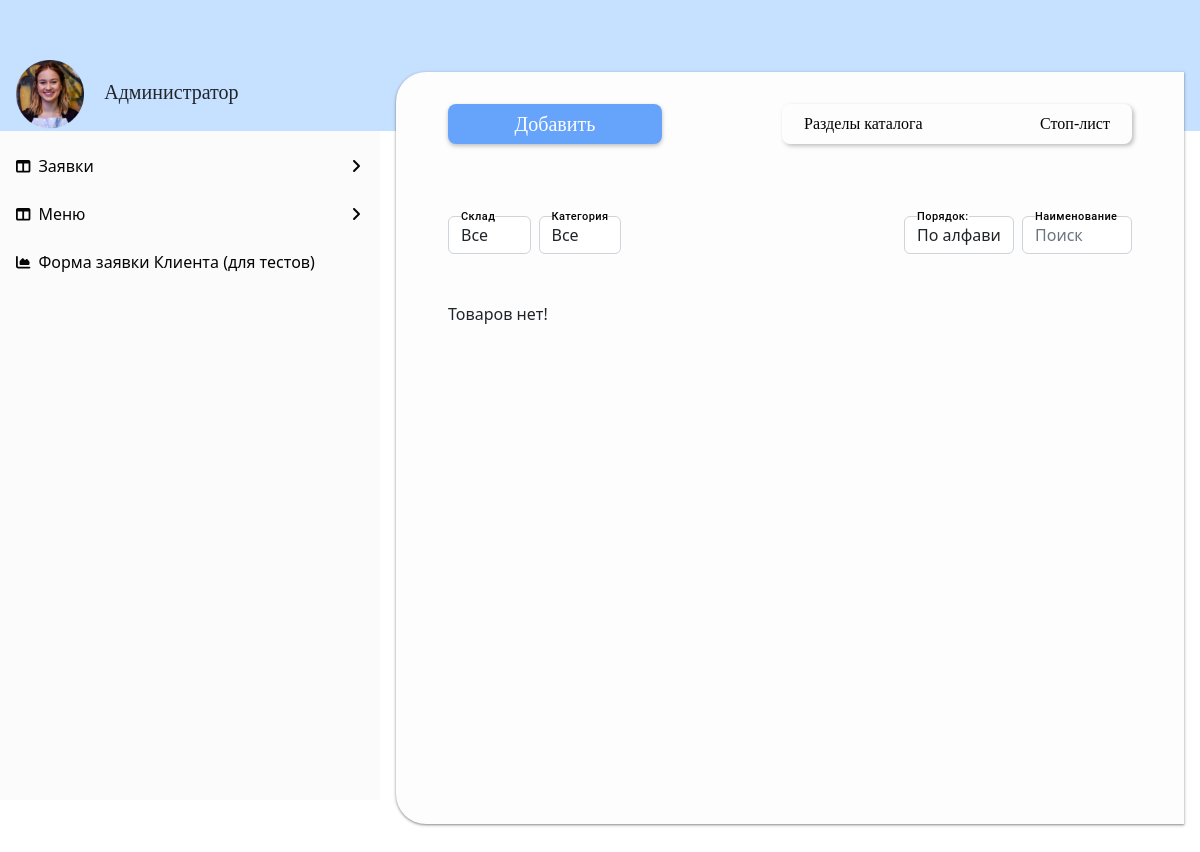
/dishes/, run on an earlier commit of the app's database.
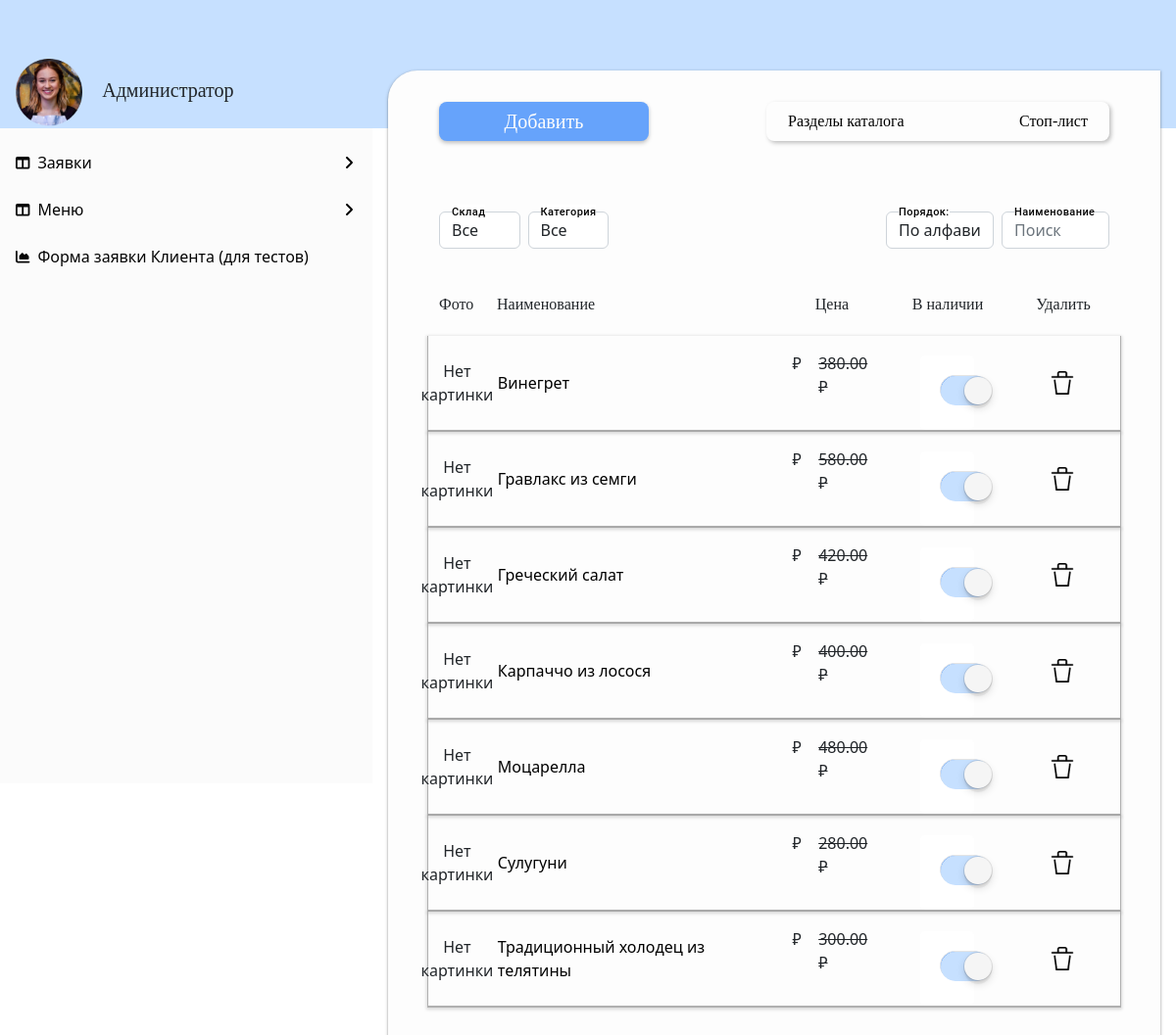
And on a later commit of the database.
### menu/models.py (models this page shows, shortened)
class Dish(models.Model):
    name = models.CharField(max_length=255, unique=True)
    description = models.CharField(max_length=255, blank=True)
    picture = models.ImageField(upload_to=get_image_path, blank=True)
    price = models.FloatField(validators=[MinValueValidator(0.0)])
    price_discount = models.FloatField(validators=[MinValueValidator(0.0)], editable=False)
    discount = models.FloatField(default=0.0, validators=[MinValueValidator(0.0)])
    discount_rub = models.FloatField(default=0.0, validators=[MinValueValidator(0.0)])
    increment = models.FloatField(default=0.0, validators=[MinValueValidator(0.0)])
    increment_rub = models.FloatField(default=0.0, validators=[MinValueValidator(0.0)])
    sticker = models.CharField(max_length=3, choices=STICKERS, default='NEW')
    is_in_POS = models.BooleanField(default=True)
    is_in_delivery = models.BooleanField(default=False)
    is_in_stop_list = models.BooleanField(default=False)
    is_checked = models.BooleanField(default=False)
    quantity = models.IntegerField(validators=[MinValueValidator(0)], default=0)
    menu_section = models.ManyToManyField(MenuSection, related_name='dish')
    store = models.ForeignKey(Store, on_delete=models.CASCADE)
    def __str__(self):
        return self.name

### menu/views.py (the view, shortened to what this page needs)
# urls.py: path('', DishListView.as_view(), name='dishes_list'),
class DishListView(ListView):
    model = Dish
    template_name = 'menu/dishes.html'
    context_object_name = 'dishes'
    paginate_by = 20
    ordering = 'name'
    def get_queryset(self):
        queryset = super().get_queryset()
        self.sortform = DishSortForm(self.request.GET)
        if self.sortform.is_valid():
            if self.sortform.cleaned_data['ordering']:
                queryset = queryset.order_by(self.sortform.cleaned_data['ordering'])
        self.filterset = DishFilter(self.request.GET, queryset)
        self.in_stock = DishFilter(self.request.GET, queryset.filter(is_in_stop_list='False'))
        self.stop_list = DishFilter(self.request.GET, queryset.filter(is_in_stop_list='True'))
        return self.filterset.qs
    def get_context_data(self, **kwargs):
        context = super().get_context_data(**kwargs)
        context['filterset'] = self.filterset
        context['sortform'] = self.sortform
        context['in_stock'] = self.in_stock.qs
        context['stop_list'] = self.stop_list.qs
        return context

### menu/forms.py
class DishSortForm(forms.Form):
    SORT = [
        ('name', 'По алфавиту'),
        ('price_discount', 'По стоимости'),
    ]
    ordering = forms.ChoiceField(label='Порядок', choices=SORT, required=False)

### menu/models.py (called while the page is built)
    def __str__(self):
        return self.name

### templates/menu/dishes.html (shortened to what this page needs)
{% extends 'default.html' %}
{% load custom_tags %}
{% load crispy_forms_tags %}
{% block content %}
    <div class="container-fluid pb-5">
    <div class="row pb-5 justify-content-between">
    <div class="col">
  	<button class="create-app"  onclick="window.location.href='{% url 'dish_create' %}';">Добавить</button>
    </div>
        <div class="col d-flex justify-content-end">
            <div class="dishes-top-menu d-flex justify-content-between px-3 py-2">
                <button onclick="window.location.href='/menu/';">Разделы каталога</button>
                 <button class="btn_stop" onclick="window.location.href='{% url 'dishes_stoplist' %}';">Стоп-лист</button>
            </div>
        </div>
    </div>
    	<form class="filters-form" enctype='multipart/form-data' action="" method="get">
    <div class="row pb-5">
        <div class="col" style="display: flex;">
             <div class="col-3 me-2">
                   {{ filterset.form.store|as_crispy_field }}
             </div>
             <div class="col-3">
                 {{ filterset.form.menu_section|as_crispy_field }}
             </div>
        </div>
            <div class="col" style="display: flex;justify-content: flex-end;">
         <div class="col-4 me-2">
           {{ sortform }}
         </div>
                <div class="col-4">
		{{ filterset.form.name|as_crispy_field }}
                </div>
        </div>
</div>
	</form>
	{% if dishes %}
        <div class="row common-font mb-4" style="font-size: 16px !important;">
        <div class="col-1">Фото</div>
         <div class="col-5" style="text-align: left">Наименование</div>
         <div class="col">Цена</div>
         <div class="col">В наличии</div>
         <div class="col">Удалить</div>
        </div>
	{% for dish in dishes %}
        <div class="row catalog-row style="font-size: 16px !important;"">
                <div class="col-1 center-content" style="text-align: center">
       	{% if dish.picture %}
						<img src="{{ dish.picture.url }}" width="54px">
					{% else %}
					Нет картинки
					{% endif %}
                </div>
            <div class="col-5 center-content" style="justify-content: flex-start"><a href="{% url 'dish_detail' pk=dish.pk %}">{{ dish.name }}</a></div>
                 <div class="col center-content change-price" onclick="removeStyle(this);">
                 	<form action="" method="post" class="change-price-form position-relative">
					{% if dish.price != dish.price_discount %}
                        <div class="row flex-nowrap">
                            <div class="col px-0">{{ dish.price_discount|floatformat:2 }} &#8381;</div>
                            <div class="col px-1"><p style="text-decoration: line-through">	{{ dish.price|floatformat:2 }} &#8381;</p></div>
                          </div>
					{% endif %}
					</form>
                 </div>
                 <div class="col center-content">{% if not dish.is_in_stop_list %}
					<a class="toggle-link" href="{% url 'dish_addsl' pk=dish.pk %}">
                     <div class="toggleWrapper">
  <label for="toggle1"></label>
</div>
                    </a>
					{% else %}
					<a class="toggle-link" href="{% url 'dish_delsl' pk=dish.pk %}">
                     <div class="toggleWrapper">
  <input type="checkbox" name="toggle2" class="mobileToggle" id="toggle2">
  <label for="toggle2"></label>
</div></a>
					{% endif %}</div>
                 <div class="col center-content"><a href="{% url 'dish_delete' pk=dish.pk %}"><img src="/static/img/delete.png" width="48px"></a></div>
        </div>
	{% endfor %}
	{% else %}
		<p>Товаров нет!</p>
	{% endif %}
{% endblock content %}

### templates/default.html (shortened to what this page needs)
<!DOCTYPE html>
<html lang="en">
    <head>
        {% load static %}
        <link href="https://cdn.jsdelivr.net/npm/simple-datatables@7.1.2/dist/style.min.css" rel="stylesheet" />
        <link href="{% static 'css/styles.css' %}" rel="stylesheet" />
    </head>
     <body class="sb-nav-fixed">
        <nav class="sb-topnav navbar navbar-expand navbar-dark bg-blue-resto">
        </nav>
                     <div class="user-box"><a class="nav-link" href="/"><div class="sb-nav-link-icon"><img class="avatar-img" width="68px" src="{% static 'img/avatar.png' %}" alt="Аватар">
                                      <span class="user-name">Администратор</span></div></a></div>
        <div id="layoutSidenav">
            <div id="layoutSidenav_nav">
                <nav class="sb-sidenav accordion sb-sidenav-blue" id="sidenavAccordion">
                    <div class="sb-sidenav-menu">
                        <div class="nav">
                            <a class="nav-link collapsed" href="#" data-bs-toggle="collapse" data-bs-target="#collapseLayouts" aria-expanded="false" aria-controls="collapseLayouts">
                                <div class="sb-nav-link-icon"><i class="fas fa-columns"></i></div>
                               Заявки
                                <div class="sb-sidenav-collapse-arrow"><i class="fas fa-angle-down"></i></div>
                            </a>
                             <a class="nav-link collapsed" href="#" data-bs-toggle="collapse" data-bs-target="#collapseLayouts2" aria-expanded="false" aria-controls="collapseLayouts">
                                <div class="sb-nav-link-icon"><i class="fas fa-columns"></i></div>
                            Меню
                                <div class="sb-sidenav-collapse-arrow"><i class="fas fa-angle-down"></i></div>
                            </a>
                            <a class="nav-link direct-link" href="/booking/createcl/">
                                <div class="sb-nav-link-icon"><i class="fas fa-chart-area"></i></div>
                                Форма заявки Клиента (для тестов)
                            </a>
                        </div>
                    </div>
                </nav>
            </div>
            <div id="layoutSidenav_content">
                <main>
      <div class="content-box">
                      {% block content %}
                    {% endblock content %}
                </div>
                </main>
            </div>
        </div>
    </body>
</html>

What changed in the data, as far as the page shows it:
added Dish: picture "Нет картинки", name "Винегрет", price "380.00", is_in_stop_list False (drawn)
added Dish: picture "Нет картинки", name "Гравлакс из семги", price "580.00", is_in_stop_list False (drawn)
added Dish: picture "Нет картинки", name "Греческий салат", price "420.00", is_in_stop_list False (drawn)
added Dish: picture "Нет картинки", name "Карпаччо из лосося", price "400.00", is_in_stop_list False (drawn)
added Dish: picture "Нет картинки", name "Моцарелла", price "480.00", is_in_stop_list False (drawn)
added Dish: picture "Нет картинки", name "Сулугуни", price "280.00", is_in_stop_list False (drawn)
added Dish: picture "Нет картинки", name "Традиционный холодец из телятины", price "300.00", is_in_stop_list False (drawn)
Also different on the page:
text no longer shown: "Товаров нет!"
text now shown: "Фото Наименование Цена В наличии Удалить"
